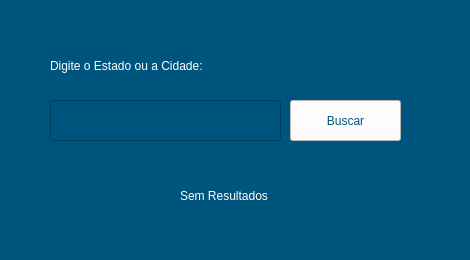
<?xml version="1.0" encoding="UTF-8"?>
<ui version="4.0">
 <class>MainWindow</class>
 <widget class="QMainWindow" name="MainWindow">
  <property name="geometry">
   <rect>
    <x>0</x>
    <y>0</y>
    <width>470</width>
    <height>260</height>
   </rect>
  </property>
  <property name="minimumSize">
   <size>
    <width>470</width>
    <height>260</height>
   </size>
  </property>
  <property name="maximumSize">
   <size>
    <width>470</width>
    <height>260</height>
   </size>
  </property>
  <property name="windowTitle">
   <string>Leilões</string>
  </property>
  <property name="styleSheet">
   <string notr="true">color: rgb(255, 255, 255);
background-color: rgb(0, 85, 127);</string>
  </property>
  <widget class="QWidget" name="centralwidget">
   <widget class="QPushButton" name="btn_submit">
    <property name="geometry">
     <rect>
      <x>290</x>
      <y>100</y>
      <width>111</width>
      <height>41</height>
     </rect>
    </property>
    <property name="maximumSize">
     <size>
      <width>1670</width>
      <height>1670</height>
     </size>
    </property>
    <property name="styleSheet">
     <string notr="true">QPushButton{
background-color: rgb(255, 255, 255);
color: rgb(0, 85, 127);
font: 11pt &quot;Perpetua&quot;;
}
QPushButton:hover {
	background-color: rgb(0, 85, 127);
	 color:white
 }</string>
    </property>
    <property name="text">
     <string>Buscar</string>
    </property>
   </widget>
   <widget class="QLabel" name="label">
    <property name="geometry">
     <rect>
      <x>50</x>
      <y>50</y>
      <width>321</width>
      <height>31</height>
     </rect>
    </property>
    <property name="styleSheet">
     <string notr="true">font: 11pt &quot;Perpetua&quot;;</string>
    </property>
    <property name="text">
     <string>Digite o Estado ou a Cidade:</string>
    </property>
   </widget>
   <widget class="QLineEdit" name="txt_search">
    <property name="geometry">
     <rect>
      <x>50</x>
      <y>100</y>
      <width>231</width>
      <height>41</height>
     </rect>
    </property>
    <property name="styleSheet">
     <string notr="true">font: 11pt &quot;Perpetua&quot;;</string>
    </property>
   </widget>
   <widget class="QLabel" name="lbl_status">
    <property name="enabled">
     <bool>true</bool>
    </property>
    <property name="geometry">
     <rect>
      <x>180</x>
      <y>180</y>
      <width>251</width>
      <height>31</height>
     </rect>
    </property>
    <property name="styleSheet">
     <string notr="true">QLabel {
font: 11pt &quot;Perpetua&quot;;
}</string>
    </property>
    <property name="text">
     <string>Sem Resultados</string>
    </property>
   </widget>
  </widget>
  <widget class="QMenuBar" name="menubar">
   <property name="geometry">
    <rect>
     <x>0</x>
     <y>0</y>
     <width>470</width>
     <height>22</height>
    </rect>
   </property>
  </widget>
  <widget class="QStatusBar" name="statusbar"/>
 </widget>
 <resources/>
 <connections/>
</ui>
